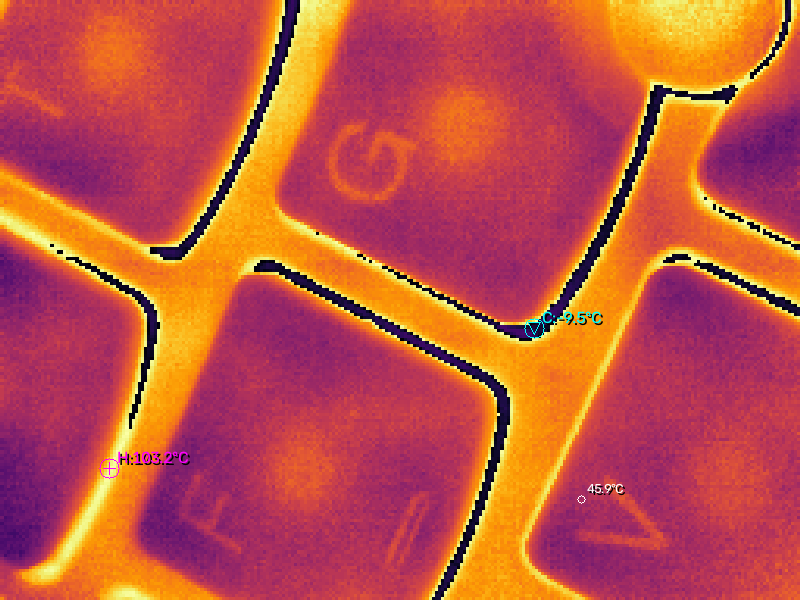
#> input picture img/hik_main.png, 800 x 600 px
$ python -i class_hikmicro.py   (imports and definitions only)
#> lines starting #> are read from the running program, lines starting #| are printed output that depends on the picture
#> further down, picture is the input picture: shape (600, 800, 3); mean B, G, R 70.4, 81.7, 192.4
import cv2
import numpy as np
import time
from pathlib import Path
from dataclasses import dataclass
from class_device_driver_finder import *

@dataclass
class TemperaturePoint:
    x: int
    y: int
    value: float


@dataclass
class ROIStats:
    minimum: float
    maximum: float
    average: float
    stddev: float

@dataclass
class ThermalFrameAnalysis:

    timestamp: float

    hotspot_x: int
    hotspot_y: int
    hotspot_value: float

    coldspot_x: int
    coldspot_y: int
    coldspot_value: float

    average_value: float
    minimum_value: float
    maximum_value: float

    frame_width: int
    frame_height: int

@dataclass
class ProbeArea:

    name: str

    x1: int
    y1: int

    x2: int
    y2: int

    hotspot_x: int = 0
    hotspot_y: int = 0
    hotspot_temp: float = 0

    coldspot_x: int = 0
    coldspot_y: int = 0
    coldspot_temp: float = 0

    average_temp: float = 0
    minimum_temp: float = 0
    maximum_temp: float = 0

    timestamp: float = 0

    history: list = None


class HIKMICRO:

    DISPLAY_W = 800
    DISPLAY_H = 600
    THERMAL_X1 = 150
    THERMAL_X2 = 312
    THERMAL_X3 = 231 # (312-150)/2+150

    THERMAL_Y1 = 0   # Start
    THERMAL_Y2 = 122 # Thermal image end/ info beguin
    THERMAL_Y3 = 127 # info end / thumbs begin
    THERMAL_Y4 = 185 # thumbs end / gary begin
    THERMAL_Y5 = 215 # gray end , footer begin
    THERMAL_Y6 = 220 # End

    def __init__(self, camera_index=None, log_callback=None):

        self.log = log_callback if log_callback else print
        self.width = 0
        self.height = 0
        self.mouse_x = 0
        self.mouse_y = 0
        #container for probes
        self.probes = {}

        if camera_index is None:
            camera_index = self.find_correct_camera()

        if camera_index is None:
            raise RuntimeError("No camera found")

        self.camera_index = camera_index

        self.cap = cv2.VideoCapture(self.camera_index)

        if not self.cap.isOpened():
            raise RuntimeError(
                f"Could not open camera {self.camera_index}"
            )

        self.log(
            f"Using thermal camera index {self.camera_index}"
        )

    ###########################################################################
    # Camera Management
    ###########################################################################

    def find_correct_camera(self):
        candidates = []
        for i in range(10):
            cap = cv2.VideoCapture(i)
            if not cap.isOpened():
                continue
            ret, frame = cap.read()
            if ret:
                h, w = frame.shape[:2]
#> h = 600; w = 800
                self.log(f"Camera {i}: {w}x{h}")
#| Camera 0: 800x600
                candidates.append((i, w, h))

            cap.release()
        if not candidates:
            return None
        # prefer non-standard resolutions

        for i, w, h in candidates:
            if (w, h) != (640, 480):
                return i
        return candidates[0][0]

    def release(self):
        if self.cap is not None:
            self.cap.release()

    def __del__(self):
        try:
            self.release()
        except:
            pass

    # [33 lines left out: function build_display_frame, not called in this run]
    ###########################################################################
    # Frame Capture
    ###########################################################################

    def get_frame(self):
        ret, frame = self.cap.read()
        if not ret:
            raise RuntimeError("Cannot read frame")
        return frame

    # [40 lines left out: functions save_jpeg, save_thermal_jpeg, save_sections, get_thermal_roi, not called in this run]

    def get_thumb1_roi(self):
        frame = self.get_frame()

        return frame[
            (self.THERMAL_Y3+1):self.THERMAL_Y4,
            self.THERMAL_X1:self.THERMAL_X3
        ]
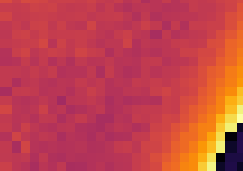
#> returned value: shape (57, 81, 3) (shown 3 times larger); mean of channels 0, 1, 2 74.5, 67.9, 194.5; drawn as B, G, R

    # [7 lines left out: function get_thumb2_roi, not called in this run]

    def get_temperature_map(self):
        frame = self.get_thumb1_roi()
        gray = cv2.cvtColor(frame, cv2.COLOR_BGR2GRAY)
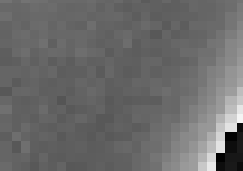
#> gray: shape (57, 81) (shown 3 times larger); min 1, max 244, mean 106.6
        return gray.astype(np.float32)
#> returned value: shape (57, 81) float32

    # [109 lines left out: functions debug_snapshot, overlay_thumb1_colormap, compare_views, compare_thumbs, not called in this run]


    def hotspot(self, temp_map):
        blur = cv2.GaussianBlur(temp_map, (5,5), 0)
        y, x = np.unravel_index(np.argmax(blur), blur.shape)
#> y = 38; x = 80
        return TemperaturePoint(int(x),int(y), float(blur[y,x]))

    def coldspot(self,temp_map):
        blur = cv2.GaussianBlur(temp_map, (5,5), 0)
        y, x = np.unravel_index(np.argmin(blur), blur.shape)
#> y = 46; x = 77
        return TemperaturePoint(int(x),int(y), float(blur[y,x]))

    def mouse_callback(self, event, x, y, flags, param):
        self.mouse_x = x
        self.mouse_y = y


    ###########################################################################
    # Point Measurement
    ###########################################################################

    def measure_point(self, x, y):
        temp_map = self.get_temperature_map()
        return float(temp_map[y, x])

    ###########################################################################
    # ROI Statistics
    ###########################################################################

    # [50 lines left out: functions measure_rectangle, detect_hot_objects, select_roi, not called in this run]

    ###########################################################################
    # Visualization
    ###########################################################################

    def draw_analysis_overlay(self, frame):

        temp_map = self.get_temperature_map()

        hot = self.hotspot(temp_map)
        cold = self.coldspot(temp_map)

        sx = frame.shape[1] / temp_map.shape[1]
#> sx = 9.88
        sy = frame.shape[0] / temp_map.shape[0]
#> sy = 10.53

        hx = int(hot.x * sx)
        hy = int(hot.y * sy)

        cx = int(cold.x * sx)
        cy = int(cold.y * sy)

        tx = int(self.mouse_x / sx) # cursor
#> tx = 0
        ty = int(self.mouse_y / sy)
#> ty = 0

        tx = max(0, min(tx, temp_map.shape[1]-1))
        ty = max(0, min(ty, temp_map.shape[0]-1))

        cursor_temp = temp_map[ty, tx]

        cv2.drawMarker(frame, (hx, hy),
            (0, 0, 255), cv2.MARKER_CROSS, 30, 2)

        cv2.drawMarker(frame, (cx, cy),
            (255, 0, 0), cv2.MARKER_CROSS, 30, 2)
#> frame: shape (600, 800, 3); mean B, G, R 70.4, 81.7, 192.3

        cv2.putText(frame, f"HOT:{hot.value:.0f}", (hx + 10, hy - 10),
            cv2.FONT_HERSHEY_SIMPLEX, 0.6, (0, 0, 255), 2)

        cv2.putText(frame, f"COLD:{cold.value:.0f}", (cx + 10, cy - 10),
            cv2.FONT_HERSHEY_SIMPLEX, 0.6, (255, 0, 0), 2)
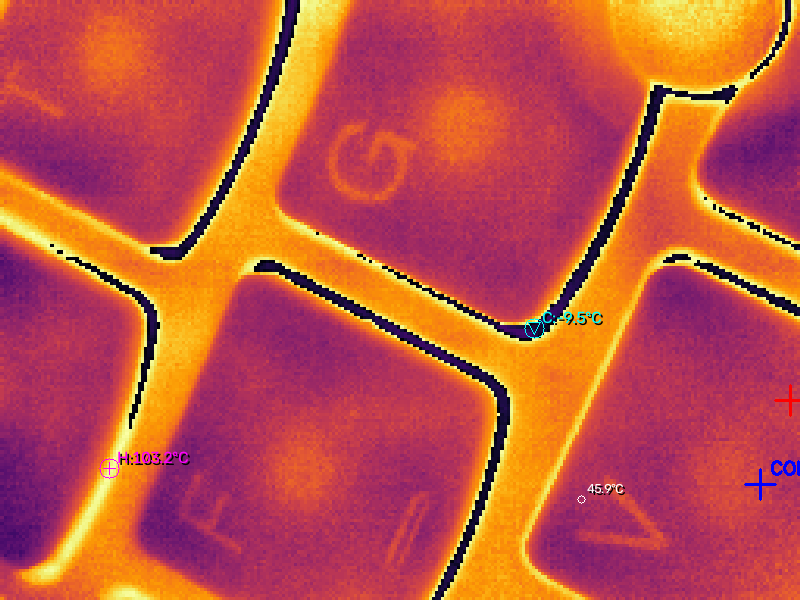
#> frame: shape (600, 800, 3); mean B, G, R 70.5, 81.6, 192.2

        # cursor
        cv2.putText(frame,
            f"T:{cursor_temp:.1f}", (self.mouse_x + 10, self.mouse_y - 10),
            cv2.FONT_HERSHEY_SIMPLEX, 0.5, (255,255,255), 2)

        return frame


    ###########################################################################
    # Live View
    ###########################################################################

    # [162 lines left out: functions live_stream, report, measure_area, analyze_probe, get_frame_info, try_native_capture, not called in this run]

    def get_native_temperature_map(self):
        raw = self.get_native_frame()
        return raw[:,:,0].astype(np.float32)

    # [134 lines left out: functions get_native_frame, try_other_configs, try_windows_pipeline, not called in this run]

    def decode_yuyv_buffer(self,frame):
        raw = frame.reshape(196, 256, 2)
        return raw[:,:,0]

###############################################################################
# MAIN
###############################################################################

# [49 lines not run here, left out]

>>> import cv2
>>> picture = cv2.imread('img/hik_main.png')
>>> result = HIKMICRO().draw_analysis_overlay(picture)
